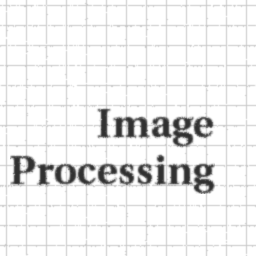
%> input picture hw_0520/pattern.tif, 256 x 256 px
$ octave hw3_4.m   (GNU Octave 9; MATLAB toolbox functions it lacks are replaced by stand-ins)
%> lines starting %> are read from the running program, lines starting %| are printed output that depends on the picture; in (x1, y1, x2, y2) boxes, pixels count from 0 and x2, y2 are one past the last pixel; in counts of white or black regions, pixels touching at a corner belong together; the program's own positions count from 1
### hw_0520/fftshow.m
 function fftshow(f,type)
% Usage: FFTSHOW(F,TYPE) %
% Displays the fft matrix F using imshow, where TYPE must be one of
% ’abs’ or ’log’. If TYPE=’abs’, then then abs(f) is displayed; if
% TYPE=’log’ then log(1+abs(f)) is displayed. If TYPE is omitted, then
% ’log’ is chosen as a default. %
% Example:
%    c=imread(’cameraman.tif’);
%    cf=fftshift(fft2(c));
%    fftshow(cf,’abs’)
%

if (nargin<2)
  type='log';
end

if (type == 'log')
    fl = log(1+abs(f));
    fm = max(fl(:));
    imshow(im2uint8(fl/fm))
elseif (type =='abs')
    fa=abs(f);
    fm=max(fa(:));
    imshow(fa/fm)
else
    error('TYPE must be abs or log.');
end

### hw_0520/hw3_4.m
img = imread("pattern.tif");
%> img is the input picture: size 256x256 uint8; min 47, max 255, mean 238.1
img = im2double(img);
%> img: size 256x256 double

f_img = fftshift(fft2(img));
mag_img = abs(f_img);
phase_img = angle(f_img);

figure(1)
subplot(2,2,1);
imshow(img);

subplot(2,2,2);
%imagesc(log(mag_img));
%colormap(gray);
fftshow(mag_img, 'log');
%> in fftshow, `fm = max(fl(:));`: fm = 11.02

filt_spatial = zeros(size(mag_img));
filt_spatial(129, :) = 1;
%> filt_spatial: size 256x256 double; values 0 (black) and 1 (white), 0.39% white in thin lines or dots, all inside (x1, y1, x2, y2) = (0, 128, 256, 129)
filt_spatial(:, 129) = 1;
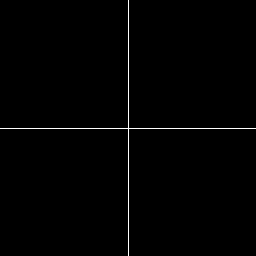
%> filt_spatial: size 256x256 double; values 0 (black) and 1 (white), 0.78% white in thin lines or dots
filt_spatial(120:138, 120:138) = 0;
%> filt_spatial: size 256x256 double; values 0 (black) and 1 (white), 0.72% white in thin lines or dots

% [6 lines of commented-out code are left out]

mag_img_filt = (1-filt_spatial) .* mag_img;

f_img_filt = mag_img_filt .* (cos(phase_img) + sin(phase_img) .* 1j);
img_filt = real(ifft2(ifftshift(f_img_filt)));

subplot(2,2,3);
imshow(img_filt);

subplot(2,2,4);
%imagesc(log(mag_img_filt));
%colormap(gray);
fftshow(mag_img_filt, 'log');

img_filt_sub = img - img_filt;
f_img_filt_sub = fftshift(fft2(img - img_filt));
mag_img_filt_sub = abs(f_img_filt_sub);

figure(2)
subplot(3,2,1);
imshow(img);

subplot(3,2,2);
%imagesc(log(mag_img));
%colormap(gray);
fftshow(mag_img, 'log');

img3 = imread("pattern_v3.tif");
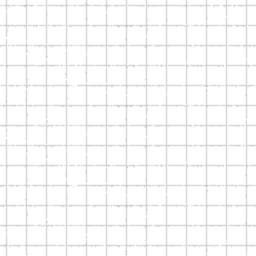
%> input picture hw_0520/pattern_v3.tif, 256 x 256 px
%> img3 is the input picture: size 256x256x3 uint8; min 201, max 255, mean 249.3
img3 = im2double(rgb2gray(img3(:,:,1:3)));
%> img3: size 256x256 double
f_img3 = fftshift(fft2(img3));
mag_img3 = abs(f_img3);
phase_img3 = angle(f_img3);
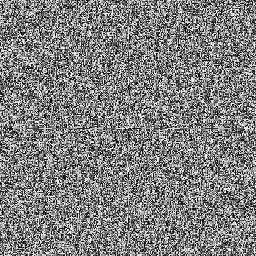
%> phase_img3: size 256x256 double; min -3.14, max 3.14, mean 9.59e-05; mean of the top-left, top-right, bottom-left and bottom-right quarters -0.00376, -0.00784, 0.00884, 0.00315; drawn with min black and max white

subplot(3,2,3);
imshow(img3);

subplot(3,2,4);
%imagesc(log(mag_img3));
%colormap(gray);
fftshow(mag_img3, 'log');
%> call 4 of fftshow, with type = 'log'
%> in fftshow (call 4), `fl = log(1+abs(f));`:
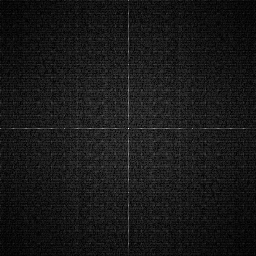
%> fl: size 256x256 double; min 0.00685, max 11.07, mean 1.05; drawn with min black and max white
%> in fftshow (call 4), `fm = max(fl(:));`: fm = 11.07

img2 = 1.-(img3-img);
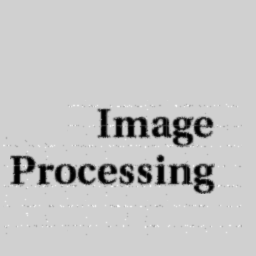
%> img2: size 256x256 double; min 0.184, max 1.18, mean 0.956; drawn with min black and max white
f_img2 = fftshift(fft2(img2));
mag_img2 = abs(f_img2);
phase_img2 = angle(f_img2);
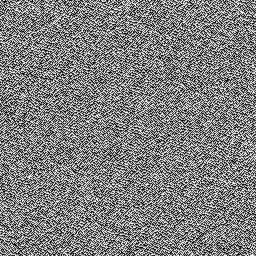
%> phase_img2: size 256x256 double; min -3.14, max 3.14, mean 9.59e-05; mean of the top-left, top-right, bottom-left and bottom-right quarters -0.0078, 0.0026, -3.83e-05, 0.00562; drawn with min black and max white

subplot(3,2,5);
imshow(img2);

subplot(3,2,6);
%imagesc(log(mag_img2));
%colormap(gray);
fftshow(mag_img2, 'log');
%> call 5 of fftshow, with type = 'log'
%> in fftshow (call 5), `fl = log(1+abs(f));`:
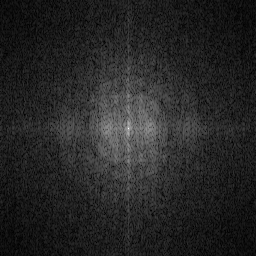
%> fl: size 256x256 double; min 0.0151, max 11.05, mean 1.66; drawn with min black and max white
%> in fftshow (call 5), `fm = max(fl(:));`: fm = 11.05

figure(3)
subplot(2,3,1);
%imagesc(log(mag_img));
%colormap(gray);
fftshow(mag_img, 'log');

subplot(2,3,2);
%imagesc(log(mag_img - mag_img_filt));
%colormap(gray);
fftshow(mag_img - mag_img_filt, 'log');

subplot(2,3,3);
%imagesc(log(mag_img_filt));
%colormap(gray);
fftshow(mag_img_filt, 'log');

subplot(2,3,4);
%imagesc(log(mag_img));
%colormap(gray);
fftshow(mag_img, 'log');

subplot(2,3,5);
%imagesc(log(mag_img3));
%colormap(gray);
fftshow(mag_img3, 'log');

subplot(2,3,6);
%imagesc(log(mag_img2));
%colormap(gray);
fftshow(mag_img2, 'log');
